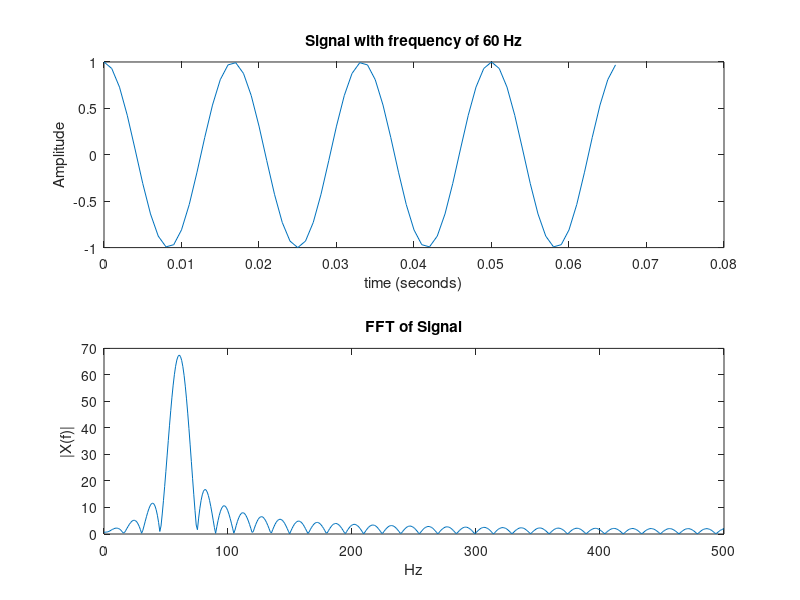

MATLAB code for this plot: (Note: this script raises an error after producing the figure.)
% FFT Algorithm Based Trading
% author: Christopher Hansen
% date: 11/22/22
% This program is currently under development. The goal is to design a
% trading algorithm that will make trades based on the Fourier Transform of
% certain stock data. 

%% How the FFT Works
clear; clc;
f = 60; % 60 Hz 
T = 1/f; % Period of our signal
Fs = 1000;% % 1k samples/second
Ts = 1/Fs; % Time difference between samples
t = 0:Ts:4*T; % time vector
x = cos(2*pi*f*t); % Sinusoid with frequency of 60 Hz
subplot(2,1,1); plot(t,x); % Plot a few periods of our signal 
title(sprintf('Signal with frequency of %i Hz',f));
xlabel('time (seconds)'); ylabel('Amplitude');
% As the time vector increases, the closer our fft becomes to the FT of our
% signal

N = 1024; % A higher value for N will produce a finer resolution 
% Note that the fft is most efficient when N is a power of 2.
X = abs(fft(x,N)); X = 2*X(1,1:N/2); % Compute the single sided fft
f_w = linspace(0,0.5,N/2)*Fs; % Generate the frequency axis 
subplot(2,1,2); plot(f_w,X) % Plot the fourier transform
title('FFT of Signal'); xlabel('Hz'); ylabel('|X(f)|');
%% Developing Foundation for FFT computing on a large scale
clear; clc;
N = 2^16; % Number of points in the fft
Fs = 1/60; % sampling frequency in Hz
Ts = 1/Fs; % time difference between samples (seconds)
t = 0:Ts:dayToSec(5); % time vector for 5 days
f = 1/dayToSec(2); % Freqency of 1 period every half day
data_stream = cos(2*pi*f*t); % dummy data stream
H = abs(fft(data_stream,N)); H = 2*H(1,1:N/2);
f_w = linspace(0,0.5,N/2)*Fs; % Hz (1/s)

% Plot the dummy data
subplot(2,1,1); plot(secToDay(t),data_stream);
title(sprintf('(Dummy) Stock Data Price - Known Period of %2.2f days',secToDay(1/f)));
xlabel('Days'); ylabel('Price');

% Plot the Fourier Transform of dummy data
subplot(2,1,2); plot(1./secToDay(1./f_w),H);
title('Fourier Transform of Stock Data Price');
xlabel('Periods per Days'); ylabel('Amplitude');

%%  === Obtaining the historical data ===
% Technically, the provided data has a resolution of 1 day, however, I want
% to develop the algorithm for a finer resolution, so I am going to assume
% the resolution is 1 minute. Therefore, the "sampling frequency" is 60s or
% 1 minute. 
clear; clc;
hist_data = readmatrix("qqq.csv"); % grab historical data
hist_data = flip(hist_data);
% below are the indexes of the columns in the hist_data variable
% associated with the specific data
date_ind = 1;   % index for the dates of prices in hist_data
close_ind = 2;  % index for the closing value of prices in hist_data
volume_ind = 3; % index for the volume of trades in hist_data
open_ind = 4;   % index for the opening value of prices in hist_data

% The algorithm will need to run in pseudo-real time, so we cannot take the
% fft over the whole data set. 
% 1) Let's assume we are going to start at the forefront of the datastream
% 2) We are not going to continuously compute the fft, as the fund will
% have a capital of less than $25,000, so we will be limited on how many
% trades we can make anyway. 
% 3) My first approach is to compute the fft every hour, or every (60) 1
% minute intervals. 
% 4) We will start with just getting data, appending it to our growing
% historical data set, and performing analysis on that data set once an
% hour. 

N = 2^16; % Number of points in the fft
Ts = dayToSec(1); % time difference between samples (seconds)
Fs = 1/Ts; % sampling frequency in Hz
t = 1:Ts:length(hist_data(:,1))*Ts;
subplot(2,1,1); plot(t,hist_data(:,close_ind));
title(sprintf('Stock Price of QQQ over Time (resolution of %2.2f day(s))',secToDay(Ts)));

